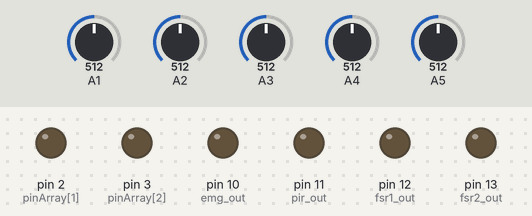
The sketch below on a simulated Arduino Uno, built with avr-gcc and run on an emulated ATmega328P. Parts: output pins drawn as LEDs (lit = HIGH). The test bench sets the inputs (shaded band); at power-on: A2 = 512, A1 = 512, A3 = 512, A4 = 512, A5 = 512. Pins used as bus, display or sensor lines are not drawn.

Above: at 1.3 s.
1.4 s: A2 set to 84
2.9 s: A2 set to 70
At 4.1 s:
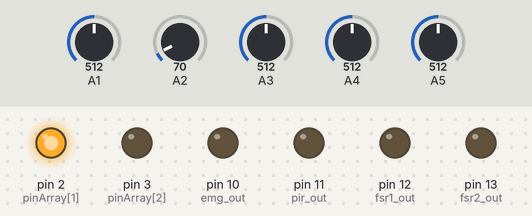
4.4 s: A2 set to 306
At 5.4 s:
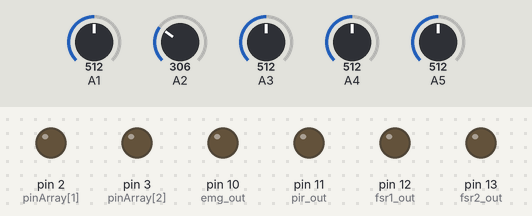
5.9 s: A2 set to 30
At 6.7 s:
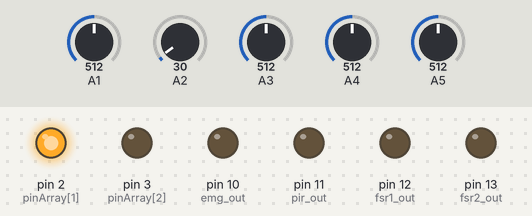
Timing chart, 0 to 8.4 s (numbered marks = the images above; inputs shaded):
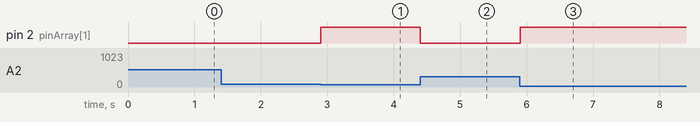

The sketch:

Sensor_Module.ino
```cpp
/*
 * Sensor_Module.ino
 *
 * Created: 2/27/2015 12:18:38 PM
 * Author: Matthew
 */

/*
 *  Rfsr = [(Vcc * Rm) / Vdet] - Rm
 *  Force = 462.95*(Vout) - 153.86
 */
#include <SoftwareSerial.h>

#define VCC 5.0 // conversion constants
#define ADC 1024.0
//#define ADC 5.0/1024.0

#define emgPin 0
#define pirPin 1
#define p1Pin 2
#define p2Pin 3
#define p3Pin 4

int pinArray[5] = {
  1, 2, 3, 4, 5};	// defines the analog pins to use as inputs

double sensorValue[5] = {
  0, 0, 0, 0, 0}; // storage for the sensor readings

double emgBuffer[10] = {0, 0, 0, 0, 0, 0, 0, 0, 0, 0}; // emg data memory
double pirBuffer[10] = {0, 0, 0, 0, 0, 0, 0, 0, 0, 0}; // pir data memory

int emgpos = 0, pirpos = 0; // points to the oldest item in the buffer

double emgThresh = 1.0; // emg cutoff (volts)
double pirThresh = 1.0; // pir cutoff (volts)
double fsrThresh = 500.0; // pressure sens cutoff (grams)

int interrupt1 = 0; // Outgoing data pins
int interrupt2 = 0;
int emgOut = 0;
int pirOut = 0;
int fsr1 = 0;
int fsr2 = 0;
int fsr3 = 0;

SoftwareSerial mySerial(10, 11); // RX, TX

void setup()
{
  // Initialize comm with tiva
  initComm();

  // Setup GPIOs as inputs/outputs
  pinMode(A1, INPUT);
  pinMode(A2, INPUT);
  pinMode(A3, INPUT);
  pinMode(A4, INPUT);
  pinMode(A5, INPUT);

  pinMode(0, OUTPUT); // fsr1 out
  pinMode(1, OUTPUT); // fsr2 out
  pinMode(2, OUTPUT); // pir out
  pinMode(3, OUTPUT); // emg out

  //debug outputs
  pinMode(10, OUTPUT); // emg out
  pinMode(11, OUTPUT); // pir out
  pinMode(12, OUTPUT); // fsr1 out
  pinMode(13, OUTPUT); // fsr2 out

  delay(100);

  // Read some values from emg sensor to determine base value
  //calibrateEMG();

  // Repeat above for pir
  calibratePIR();


}

void loop()
{
  readSensorValues();

  // Process FSR
  double force = sensorValue[p1Pin]*462.95 - 153.86;

  proc_FSR(force);

  // Process EMG
  /*
  int emgOut = proc_EMG(sensorValue[emgPin]);

  if (emgOut == 1) digitalWrite(13, HIGH);
  else digitalWrite(13, LOW);
  */


  // Process PIR
  int pirOut = proc_PIR(sensorValue[pirPin]);

  if (pirOut == 1) {
    //digitalWrite(12, HIGH);
    digitalWrite(2, HIGH);
  }

  else {
    //digitalWrite(12, LOW);
    digitalWrite(2, LOW);
  }

  //printSensorValues();
}

int proc_EMG(double data) {

  emgBuffer[emgpos] = data;

  // Compute the average of the new buffer
  double avg = 0;

  for (int i = 0; i < 10; i++) {
     avg += emgBuffer[i];
  }

  avg /= 10;

  // Check if the average is above the threshold
  if (avg >= emgThresh)
    return 1;

  return 0;
}

void proc_FSR(double data) {

  if (data > 800) { // Medium force detected, set fsrpin 1 to HIGH
    //digitalWrite(12, HIGH); // debug
    digitalWrite(0, HIGH); // <-- actual comm. port to tiva
  }
  else {
    //digitalWrite(12, LOW); // debug
    digitalWrite(0, LOW); // <-- actual comm. port to tiva
  }

  if (data > 1000) { // High force detected, set fsr pin 2 to HIGH
    //digitalWrite(13, HIGH);
    digitalWrite(1, HIGH);
  }
  else {
    //digitalWrite(13, LOW);
    digitalWrite(1, LOW);
  }

}

int proc_PIR(double data) {

  pirBuffer[pirpos] = data;

  pirpos = (pirpos+1)%10; // advance to the next buffer pos

  // Compute the average of the new buffer
  double avg = 0;

  for (int i = 0; i < 10; i++) {
     avg += pirBuffer[i];
  }

  // THIS IS WHERE TO MODIFY THE DETECTION DISTANCE
  avg /= 1.5;

  // return true if the data has been reduced to half the threshold
  if (avg < pirThresh)
    return 1;

  return 0;
}

void readSensorValues() {

  for (int i = 0; i <= 4; i++) {
    // Store the analog read value & convert into a voltage between 0 & 5V
    sensorValue[i] = analogRead(pinArray[i])*(VCC/ADC);
  }

  //Serial.println(analogRead(pinArray[p1Pin]));
  //printSensorValues();
}

void printSensorValues() {

  //double force = sensorValue[2]*462.95 - 153.86;

  //Serial.print(force);

  for (int i = 0; i <= 4; i++) {
      Serial.print(i+1);
      Serial.print(": ");
      Serial.print(sensorValue[i]);
      Serial.print(" ");
  }

  Serial.println();
  delay(500);

}

void initComm() {
  Serial.begin(9600);
}

void calibrateEMG() {
  // fill the emg buffer
  for (int i = 0; i < 10; i++) {
     emgBuffer[i] = analogRead(pinArray[emgPin])*ADC;
  }

  // Take average of buffer & use as the "relaxed" value
  // TO DO
    // TO DO
      // TO DO
        // TO DO
          // TO DO
            // TO DO
}

void calibratePIR() {
  // Fill the pir buffer & compute avg
  double avg = 0;

  for (int i = 0; i < 10; i++) {
     pirBuffer[i] = analogRead(pinArray[pirPin])*VCC/ADC;
     avg = avg + pirBuffer[i];
  }

  // use average of buffer for baseline
  avg = avg / 10.0;

  pirThresh = avg;
}
```

Measured:
- the behaviour switches between 77 and 76 on A2 (found by bisection; images 0 and 1)
- after the input at 1.4 s, every drawn part: stays the same
- after the input at 2.9 s, pin 2 (pinArray[1]): LOW → HIGH at once
- after the input at 4.4 s, pin 2 (pinArray[1]): HIGH → LOW at once
- after the input at 5.9 s, pin 2 (pinArray[1]): LOW → HIGH at once
